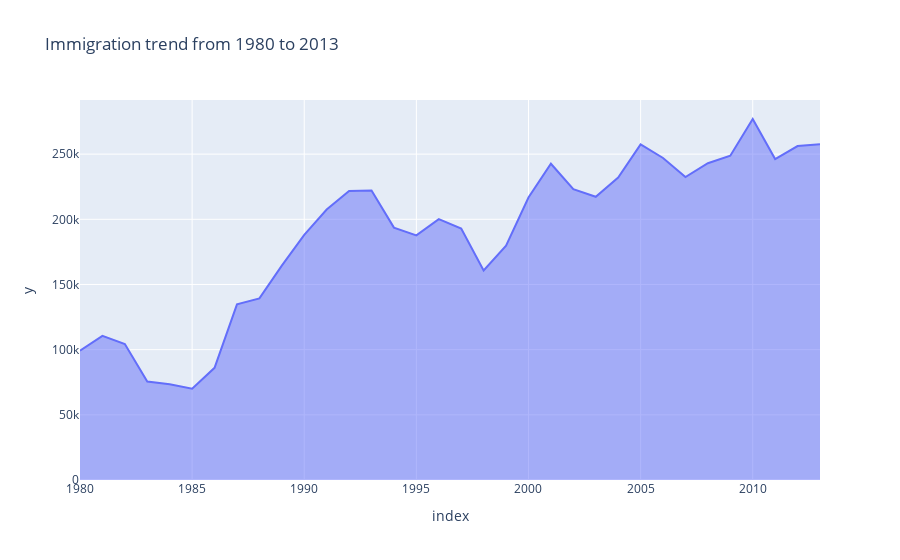

Notebook code for this chart:
### Code cell
year_sum = df[years].sum()
px.area(year_sum, x=year_sum.index, y=year_sum.values,
        title = "Immigration trend from 1980 to 2013")

### Figure 1 — Plotly figure (JSON) as saved in the notebook; plotly's stock layout.template omitted (floating-point values rounded to 4 significant figures)
{"data": [{"fillpattern": {"shape": ""}, "hovertemplate": "index=%{x}<br>y=%{y}<extra></extra>", "legendgroup": "", "line": {"color": "#636efa"}, "marker": {"symbol": "circle"}, "mode": "lines", "name": "", "orientation": "v", "showlegend": false, "stackgroup": "1", "type": "scatter", "x": [1980, 1981, 1982, 1983, 1984, 1985, 1986, 1987, 1988, 1989, 1990, 1991, 1992, 1993, 1994, 1995, 1996, 1997, 1998, 1999, 2000, 2001, 2002, 2003, 2004, 2005, 2006, 2007, 2008, 2009, 2010, 2011, 2012, 2013], "xaxis": "x", "y": [99137, 110563, 104271, 75550, 73417, 69978, 86048, 134771, 139306, 164432, 188054, 207509, 221687, 222049, 193665, 187712, 200085, 192885, 160727, 179818, 216712, 242643, 223111, 217297, 232083, 257457, 247057, 232405, 243047, 248768, 276956, 246194, 256222, 257537], "yaxis": "y"}], "layout": {"legend": {"tracegroupgap": 0}, "title": {"text": "Immigration trend from 1980 to 2013"}, "xaxis": {"anchor": "y", "domain": [0, 1], "title": {"text": "index"}}, "yaxis": {"anchor": "x", "domain": [0, 1], "title": {"text": "y"}}}}
